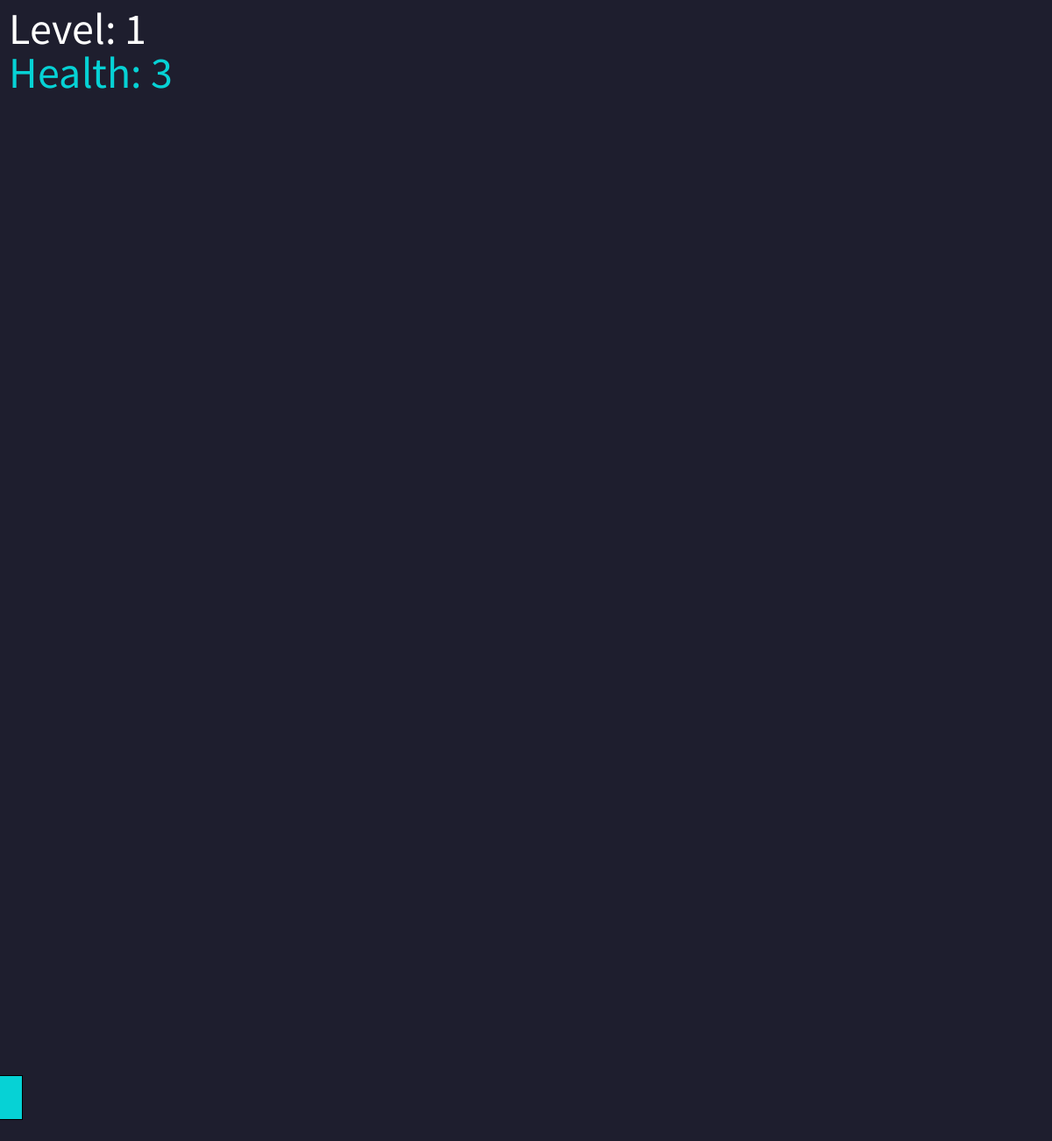
Frame 1 (no input)
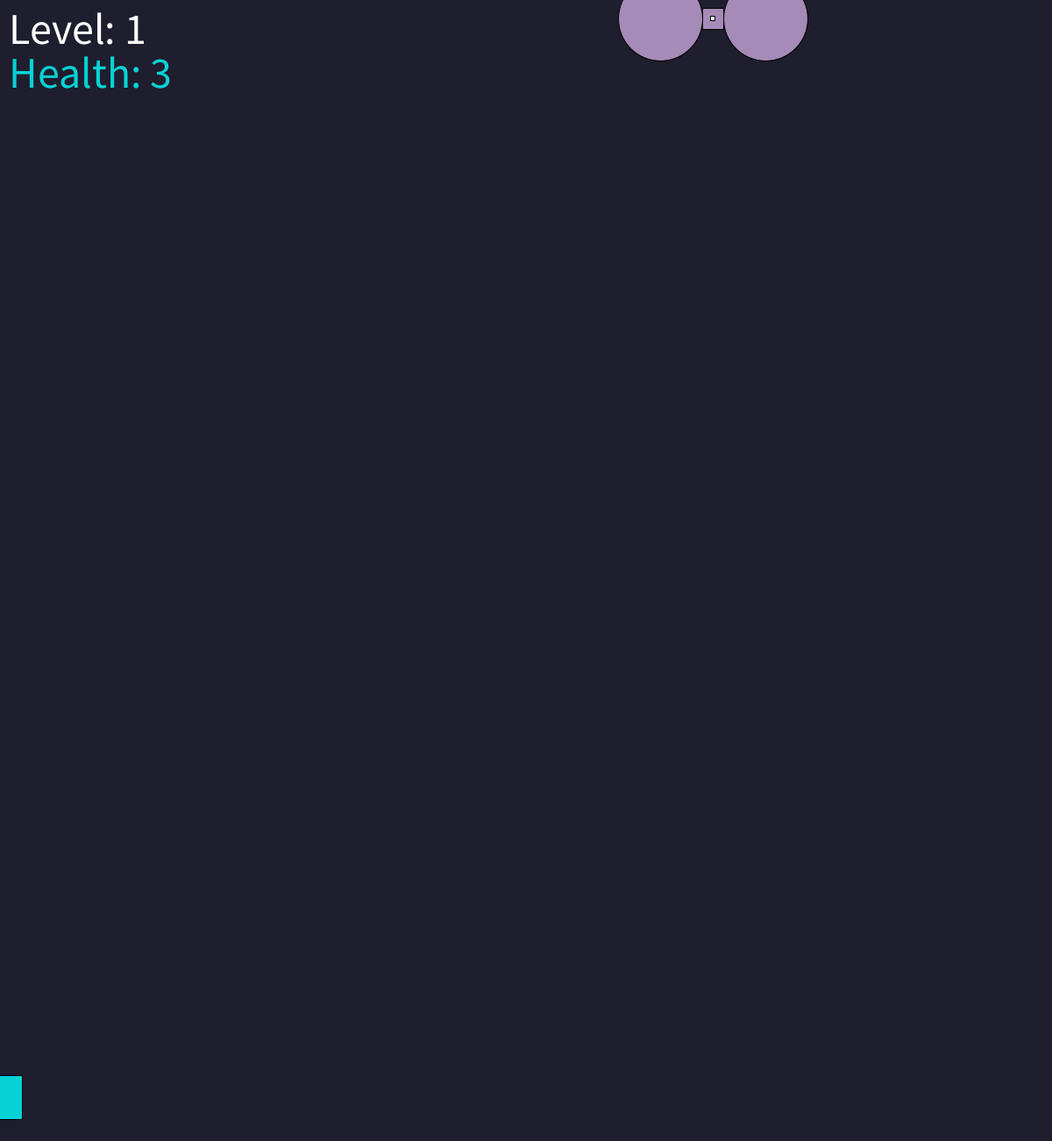
Frame 60 (the mouse pressed at the canvas centre just before this capture)
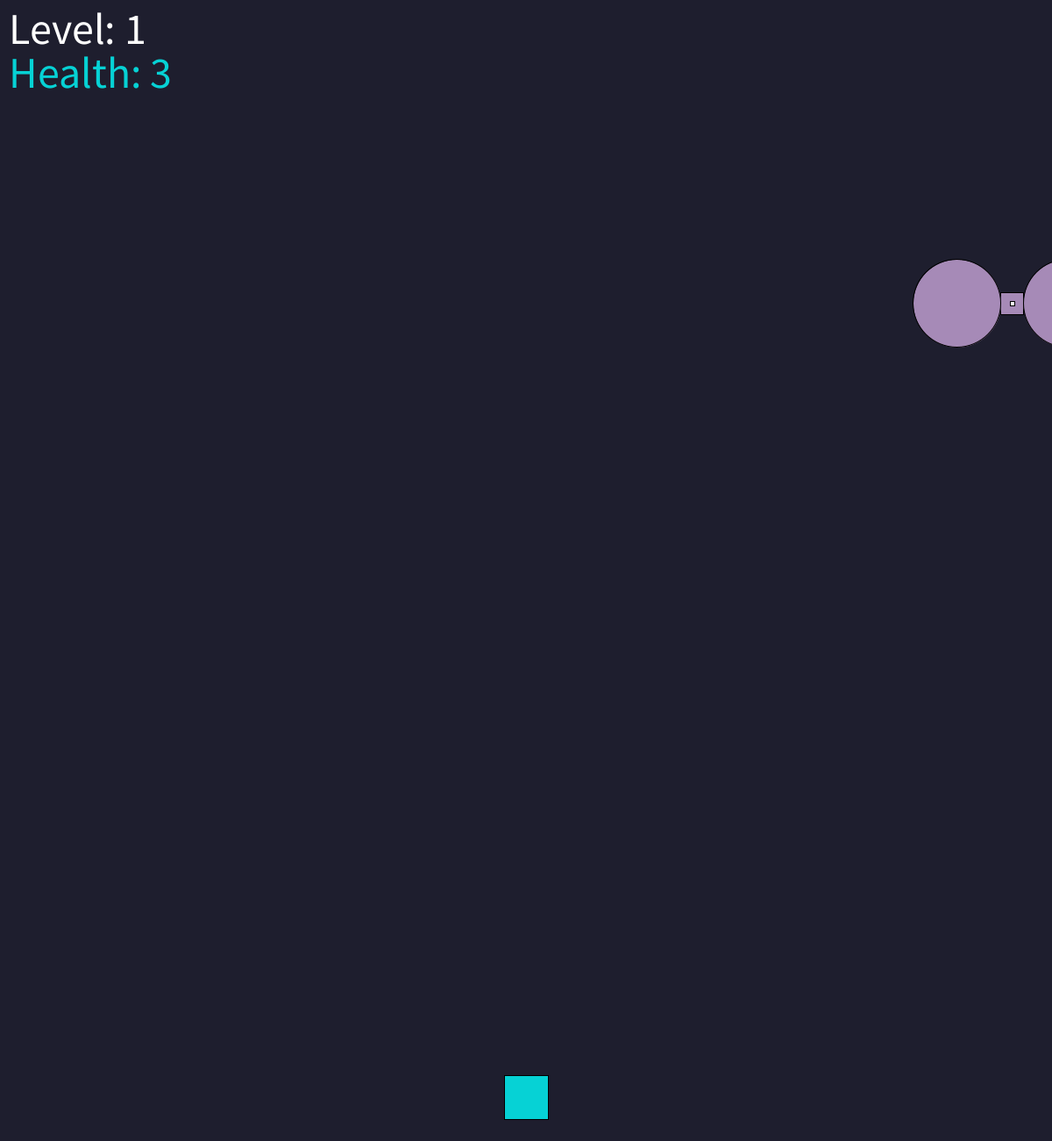
Frame 120 (the mouse held since frame 60 and released just before this capture)

The Processing sketch that drew these frames (run headless with seeded random() and noise(); from frame 60 on, the mouse is pressed at the canvas centre):

// Processing sketch: GDV_reus_de_bas_les8practicum
// ── GDV_reus_de_bas_les8practicum.pde
// GDV_reus_de_bas_les8Practicum
// basic = true
// advanced = true
// expert = false, dont want sound, so even blind people can play the game.
// main script of the program. Cluster are draw last, because I like it that the culster can go over the text.

// gobal vars, some can't be changed
float timer;
boolean canTimeUpdate = true;
boolean canDisplayHitText = false;
int levelCount = 1;
final float timerAddAmount = 0.02f;
final float resetMargin = 3.5;
final int two = 2;
int collisionTime = -1;
int amountClustersAtBottum;

// Instancete culsters list and player
ArrayList<Cluster> clusters = new ArrayList<Cluster>();
Player player;

void setup() {
  size(1200, 1300);
  rectMode(CENTER);
  player = new Player(playerStartHealth);
  
  int randomClusersSize = (int) random(clusterAmountMin, clusterAmountMax);
  
  for (int i = 0; i < randomClusersSize; i = i+1) {
    // cluster needs a lot of numbers to work, maybe this would be better as a list of int.
    clusters.add(new Cluster(clusterSpeedVerticaleMin,
                             clusterSpeedVerticaleMax,
                             clusterSpeedHorizontalMin,
                             clusterSpeedHorizontalMax, 
                             startPositionVerticaleMaxAmount, 
                             startPositionVerticaleMinAmount));
  }
}

void draw() {
  // timer increasing and background drawing
  if (canTimeUpdate)
    timer += timerAddAmount;
  
  background(#1e1e2e);
  textSize(50); 
  UpdateText();

  // Draw player and its health
  fill(0, 408, 612, 204);
  player.drawPlayer();
  
  // if allowed, display text
  displayTheText();

  if (amountClustersAtBottum == clusters.size())
    ResetWithLevelIncrease();

  // update and draw all clusters
  for (int i = clusters.size() - 1; i >= 0; i--)
    updateAndDrawCluster(clusters.get(i));
}

// Update position and draw cluster
void updateAndDrawCluster(Cluster cluster) {
  cluster.updateXPosition();
  cluster.updateYPosition();

  // Check if cluster is at the bottum
  float clusterSize = cluster.calculateSize(cluster.currentSpeedY);
  if (!cluster.hasHitTheButtom
      && displayMessageIfDown(cluster.posY, (int) clusterSize, cluster) != 0){
      amountClustersAtBottum++;
  }

  // Check collision with the player
  if (checkCollisionWithPlayer(cluster, clusterSize))
  {
    player.decreaseHealth();
    displayCollisionMessage();
  }

  cluster.drawCluster(cluster.posX, cluster.posY, (int) clusterSize);
}

boolean checkCollisionWithPlayer(Cluster cluster, float clusterSize) {
  PVector playerPos = player.getPosition();
  int playerSize = player.getSize();

  // Check if the cluster's position overlaps with the player's position
  return (cluster.posX + clusterSize / two > playerPos.x - playerSize / two &&
          cluster.posX - clusterSize / two < playerPos.x + playerSize / two &&
          cluster.posY + clusterSize / two > playerPos.y - playerSize / two &&
          cluster.posY - clusterSize / two < playerPos.y + playerSize / two);
}

void displayCollisionMessage() {
  canDisplayHitText = true;

  // Record the time of collision
  if (collisionTime == -1)
    collisionTime = millis();

  // Check if 2 seconds (2000 milliseconds) have passed
  if (millis() - collisionTime >= 2000)
  {
    collisionTime = -1;
    canDisplayHitText = false;
  }
}

float displayMessageIfDown(float posY, float size, Cluster c) {
  float clusterBottom = posY + size / 2;

  if (clusterBottom > height) {
    println("A cluster is at the bottom." );
    c.hasHitTheButtom = true;
    return c.posX;
  }
  
  return 0;
}

void UpdateText(){
  fill(255);
  text("Level: " + levelCount, 10, 50);
}

void displayTheText(){
  if (!canDisplayHitText)
    fill(#1e1e2e);
  else
    fill(255, 0, 0);
  
  // Display text when player gets hit by cluster
  textSize(40);
  text("Cluster hit the player!", width / two - 200, height / 2);
}

// ── Cluster.pde
class Cluster {
  // start values set at contructor
  int startPosYAmountMin = -10;
  int startPosYAmountMax = -10;
  float speedXMin;
  float speedXMax;
  float speedYMin;
  float speedYMax;
  
  // current value of the cluster
  float posX;
  float posY;
  float currentSpeedX;
  float currentSpeedY;
  
  boolean isGoingRight;
  boolean hasHitTheButtom;

  float spawnOffset = 5;

  // Add size constraints
  float minSize = 30;
  float maxSize = 60;

  Cluster(float targetSpeedXMin, float targetSpeedXMax, float targetSpeedYMin, float targetSpeedYMax, 
          int targetStartPosYMin, int targetStartPosYMax) {
    speedXMin = targetSpeedXMin;
    speedXMax = targetSpeedXMax;
    speedYMin = targetSpeedYMin;
    speedYMax = targetSpeedYMax;
    startPosYAmountMin = targetStartPosYMin;
    startPosYAmountMax = targetStartPosYMax;
    
    reset();
  }

  void reset() {
    posY = random(startPosYAmountMin, startPosYAmountMax);
    posX = (int) random(0 + spawnOffset, width - spawnOffset);
    currentSpeedX = random(speedXMin, speedXMax);
    currentSpeedY = random(speedYMin, speedYMax);
    isGoingRight = true;
    hasHitTheButtom = false;
    
    println(currentSpeedX + " " +
    currentSpeedY + " " +
    posY + "\n");
  }

  // Make cluster zigzag
  void updateXPosition() {
    currentSpeedX = calculateNewSpeed(posX, currentSpeedX, width);
    posX = calculateNewPosition(posX, currentSpeedX);
  }

  // Make cluster fall
  void updateYPosition() {
    posY = calculateNewPosition(posY, currentSpeedY);
  }
  
  float calculateNewPosition(float currentPosition, float speed) {
    return currentPosition + speed;
  }

  // When bounces, invert speed
  float calculateNewSpeed(float currentPosition, float speed, int boundary) {
    if (currentPosition <= 0 
        || currentPosition >= boundary) {
      return -speed;
    }
    
    return speed;
  }

  // Updated size calculation
  float calculateSize(float speedY) {
    // Use sine wave to oscillate between minSize and maxSize
    float sizeRange = maxSize - minSize;
    float sizeVariation = (sizeRange / 2) * sin(timer * speedY) + (sizeRange / 2);

    return minSize + sizeVariation;
  }

  // Draw the cluster, it has the newest draw layer so it will go over the player and text
  void drawCluster(float posX, float posY, int size) {
    int radius = size / two;
    float squareSize = size * 0.5;
    float halfSquareSize = squareSize / two;

    float circleDiameter = radius * 4;

    float leftCirclePositionX = posX - halfSquareSize - circleDiameter / two;
    float rightCirclePositionX = posX + halfSquareSize + circleDiameter / two;

    fill(#a68ab7);
    square(posX, posY, squareSize);
    circle(leftCirclePositionX, posY, circleDiameter);
    circle(rightCirclePositionX, posY, circleDiameter);
    
    // show origin point of cluster
    fill(255);
    square(posX, posY, 5);
  }
}

// ── GameplayValues.pde
// gobal variables that can bechanged for gameplay purposes.
// feel free to changes all of these values.

// The game choses a random amount of clusters between these two numbers to spawn.
int clusterAmountMin = 5;
int clusterAmountMax = 12;

// A cluster will randomly select a number between these numbers for its verticale speed.
float clusterSpeedVerticaleMin = 2;
float clusterSpeedVerticaleMax = 10;

// A cluster will randomly select a number between these numbers for its horizontal speed.
float clusterSpeedHorizontalMin = 4;
float clusterSpeedHorizontalMax = 6;

// Keep these numbers in the minus.
// These are the 2 number where the cluster will randomly select a number between, for it's spawn postion in height.
int startPositionVerticaleMinAmount = -10;
int startPositionVerticaleMaxAmount = -2500;

// Amount of health points the player starts with, how many times you can be hit by a cluster
int playerStartHealth = 3;

// ── Player.pde
class Player {
  PVector position;
  int size = 50;
  // time in milliseconds that the player can't be hit
  int cantBeHitTime;
  // last time the player was hit
  int lastHitTime;
  int health;

  // Constructor for the Player class
  Player(int targetHealth) {
    position = new PVector(width / 2, height - size);
    health = targetHealth;
    cantBeHitTime = 2000;  // 2 seconds of invulnerability
    lastHitTime = -cantBeHitTime; // Initialized so the player can be hit immediately
  }

  // Main method to draw the player and handle logic
  void drawPlayer(){
    moveToMouse(false);
    drawHealth();
  }

  // Move player to the mouse, with option to only follow mouse horizontally
  void moveToMouse(boolean followMouseY) {
    position.x = mouseX;
    position.y = followMouseY ? mouseY : height - size;

    // Draw the player
    square(position.x, position.y, size);
  }

  // Draw the player's health on screen
  void drawHealth(){
    text("Health: " + health, 10, 100);
  }
  
  // Decrease health only if enough time has passed since the last hit
  void decreaseHealth(){
    int currentTime = millis(); // Get the current time in milliseconds
    
    // Check if enough time has passed since the last hit
    if (currentTime - lastHitTime >= cantBeHitTime) {
      health -= 1;
      lastHitTime = currentTime; // Reset the last hit time
    }
    
    if (player.health <= 0)
      BigReset();
  }

  // Get the position of the player for collision detection
  PVector getPosition() {
    return position;
  }

  // Get the size of the player for collision detection
  int getSize() {
    return size;
  }
}

// ── Reset.pde
// A collection of reset functions

// Big reset
void BigReset() {
  timer = 0;
  amountClustersAtBottum = 0;
  canDisplayHitText = false;
  levelCount = 1;
  UpdateText();
  player.health = playerStartHealth;

  for (int i = clusters.size() - 1; i >= 0; i--) {
    clusters.get(i).reset();
  }
}

void ResetWithLevelIncrease(){
  timer = 0;
  amountClustersAtBottum = 0;
  canDisplayHitText = false;
  levelCount++;
  UpdateText();

  for (int i = clusters.size() - 1; i >= 0; i--) {
    clusters.get(i).reset();
  }
}
